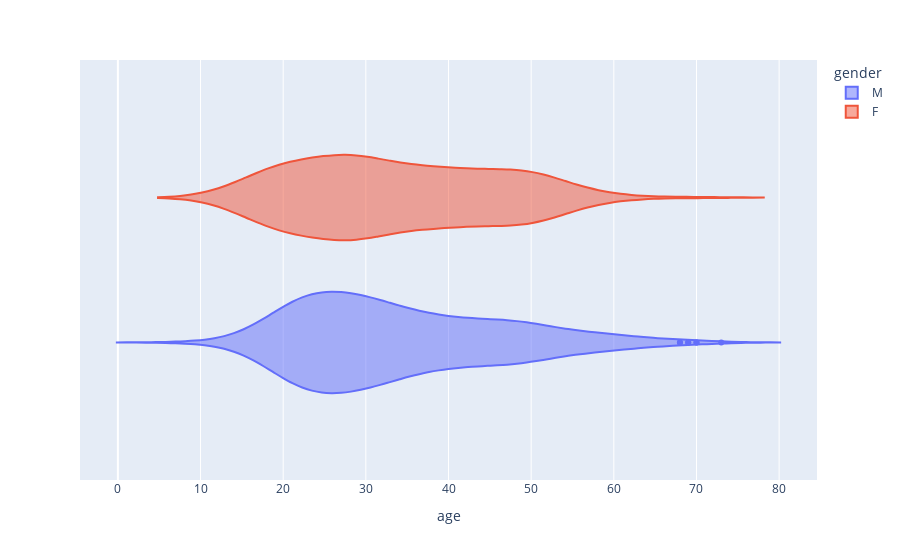

The code cell stored with this chart in its notebook:
### Code cell
px.violin(userd, x= 'age', color='gender')

### Figure 1 — Plotly figure (JSON) as saved in the notebook; plotly's stock layout.template omitted (floating-point values rounded to 4 significant figures; data arrays with more than 128 entries replaced by an {"elided": "..."} marker saying what was removed)
{"data": [{"alignmentgroup": "True", "box": {"visible": false}, "hovertemplate": "gender=M<br>age=%{x}<extra></extra>", "legendgroup": "M", "marker": {"color": "#636efa"}, "name": "M", "offsetgroup": "M", "orientation": "h", "scalegroup": "True", "showlegend": true, "type": "violin", "x": {"elided": "670 int values"}, "x0": " ", "xaxis": "x", "y0": " ", "yaxis": "y"}, {"alignmentgroup": "True", "box": {"visible": false}, "hovertemplate": "gender=F<br>age=%{x}<extra></extra>", "legendgroup": "F", "marker": {"color": "#EF553B"}, "name": "F", "offsetgroup": "F", "orientation": "h", "scalegroup": "True", "showlegend": true, "type": "violin", "x": {"elided": "273 int values"}, "x0": " ", "xaxis": "x", "y0": " ", "yaxis": "y"}], "layout": {"legend": {"title": {"text": "gender"}, "tracegroupgap": 0}, "margin": {"t": 60}, "violinmode": "group", "xaxis": {"anchor": "y", "domain": [0, 1], "title": {"text": "age"}}, "yaxis": {"anchor": "x", "domain": [0, 1]}}}
